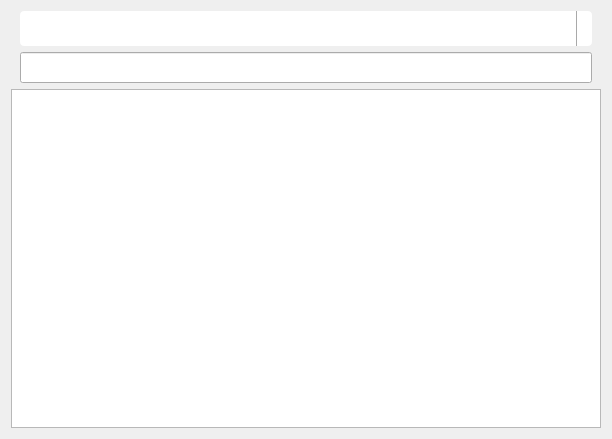
<?xml version="1.0" encoding="UTF-8"?>
<ui version="4.0">
 <class>Dialog</class>
 <widget class="QDialog" name="Dialog">
  <property name="geometry">
   <rect>
    <x>0</x>
    <y>0</y>
    <width>612</width>
    <height>439</height>
   </rect>
  </property>
  <property name="minimumSize">
   <size>
    <width>480</width>
    <height>320</height>
   </size>
  </property>
  <property name="windowTitle">
   <string>Arithm</string>
  </property>
  <layout class="QGridLayout" name="gridLayout">
   <item row="0" column="0">
    <layout class="QVBoxLayout" name="verticalLayout">
     <item>
      <layout class="QGridLayout" name="inputGrid">
       <item row="0" column="3">
        <spacer name="spacer_2">
         <property name="orientation">
          <enum>Qt::Horizontal</enum>
         </property>
         <property name="sizeType">
          <enum>QSizePolicy::Fixed</enum>
         </property>
         <property name="sizeHint" stdset="0">
          <size>
           <width>9</width>
           <height>0</height>
          </size>
         </property>
        </spacer>
       </item>
       <item row="0" column="1">
        <widget class="QComboBox" name="input">
         <property name="font">
          <font>
           <family>MS Shell Dlg 2</family>
           <pointsize>14</pointsize>
           <weight>50</weight>
           <italic>false</italic>
           <bold>false</bold>
           <stylestrategy>PreferAntialias</stylestrategy>
          </font>
         </property>
         <property name="styleSheet">
          <string notr="true">QComboBox {
	padding: 5px;
	border: 0px solid gray;
	border-radius: 4px;
	color: #000;
	font: 14pt &quot;MS Shell Dlg 2&quot;;
}

QComboBox:!editable, QComboBox::drop-down:editable {
     background: qlineargradient(x1: 0, y1: 0, x2: 0, y2: 1,
                                 stop: 0 #E1E1E1, stop: 0.4 #DDDDDD,
                                 stop: 0.5 #D8D8D8, stop: 1.0 #D3D3D3);
}

/* QComboBox gets the &quot;on&quot; state when the popup is open */
QComboBox:!editable:on, QComboBox::drop-down:editable:on {
    background: qlineargradient(x1: 0, y1: 0, x2: 0, y2: 1,
                                stop: 0 #D3D3D3, stop: 0.4 #D8D8D8,
                                stop: 0.5 #DDDDDD, stop: 1.0 #E1E1E1);
}

QComboBox:on { /* shift the text when the popup opens */
    padding-top: 3px;
    padding-left: 4px;
}

QComboBox::drop-down {
    subcontrol-origin: padding;
    subcontrol-position: top right;
    width: 15px;

    border-left-width: 1px;
    border-left-color: darkgray;
    border-left-style: solid; /* just a single line */
    border-top-right-radius: 3px; /* same radius as the QComboBox */
    border-bottom-right-radius: 3px;
}</string>
         </property>
         <property name="editable">
          <bool>true</bool>
         </property>
        </widget>
       </item>
       <item row="0" column="0">
        <spacer name="spacer_1">
         <property name="orientation">
          <enum>Qt::Horizontal</enum>
         </property>
         <property name="sizeType">
          <enum>QSizePolicy::Fixed</enum>
         </property>
         <property name="sizeHint" stdset="0">
          <size>
           <width>9</width>
           <height>0</height>
          </size>
         </property>
        </spacer>
       </item>
      </layout>
     </item>
     <item>
      <layout class="QGridLayout" name="outputGrid">
       <item row="0" column="0">
        <spacer name="spacer_3">
         <property name="orientation">
          <enum>Qt::Horizontal</enum>
         </property>
         <property name="sizeType">
          <enum>QSizePolicy::Fixed</enum>
         </property>
         <property name="sizeHint" stdset="0">
          <size>
           <width>9</width>
           <height>0</height>
          </size>
         </property>
        </spacer>
       </item>
       <item row="0" column="1">
        <widget class="QLineEdit" name="output">
         <property name="font">
          <font>
           <pointsize>14</pointsize>
           <stylestrategy>PreferAntialias</stylestrategy>
          </font>
         </property>
         <property name="cursor">
          <cursorShape>BlankCursor</cursorShape>
         </property>
         <property name="readOnly">
          <bool>true</bool>
         </property>
        </widget>
       </item>
       <item row="0" column="2">
        <spacer name="spacer_4">
         <property name="orientation">
          <enum>Qt::Horizontal</enum>
         </property>
         <property name="sizeType">
          <enum>QSizePolicy::Fixed</enum>
         </property>
         <property name="sizeHint" stdset="0">
          <size>
           <width>9</width>
           <height>0</height>
          </size>
         </property>
        </spacer>
       </item>
      </layout>
     </item>
     <item>
      <widget class="QChartView" name="chart">
       <property name="sizePolicy">
        <sizepolicy hsizetype="Expanding" vsizetype="Expanding">
         <horstretch>0</horstretch>
         <verstretch>0</verstretch>
        </sizepolicy>
       </property>
      </widget>
     </item>
    </layout>
   </item>
  </layout>
 </widget>
 <customwidgets>
  <customwidget>
   <class>QChartView</class>
   <extends>QGraphicsView</extends>
   <header>QtCharts</header>
  </customwidget>
 </customwidgets>
 <tabstops>
  <tabstop>output</tabstop>
  <tabstop>chart</tabstop>
 </tabstops>
 <resources/>
 <connections/>
</ui>
